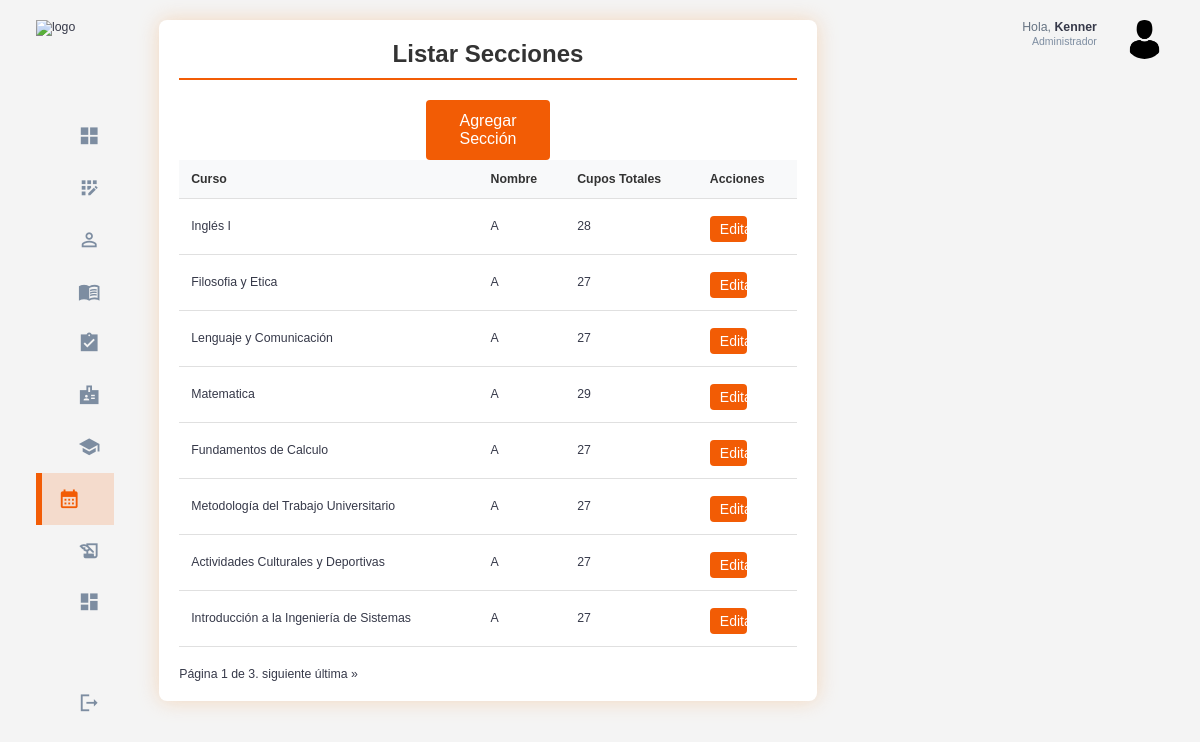
Screenshot of /horarios/secciones/ (signed in) with the database file from the repository.
### horarios/models.py (models this page shows, shortened)
class Seccion(models.Model):
    curso = models.ForeignKey(Curso, on_delete=models.CASCADE)
    nombre = models.CharField(max_length=10)
    cupos_totales = models.IntegerField()
    semestre = models.ForeignKey(Semestre, on_delete=models.CASCADE, related_name='secciones')

### cursos/models.py (models this page shows, shortened)
class Curso(models.Model):
    codigo = models.CharField(max_length=10, unique=True)  # Campo único
    nombre = models.CharField(max_length=100)
    descripcion = models.TextField(null=True, blank=True)
    creditos = models.IntegerField()
    ciclo = models.IntegerField(validators=[MinValueValidator(1), MaxValueValidator(10)])
    pre_requisitos = models.ManyToManyField('self', symmetrical=False, related_name='requisitos_para', blank=True)

### usuarios/models.py (models this page shows, shortened)
class Usuario(AbstractUser):
    id = models.AutoField(primary_key=True)
    rol = models.ForeignKey(Rol, on_delete=models.CASCADE, null=True, blank=False)

### usuarios/decorators.py (the view)
        def _wrapped_view(request, *args, **kwargs):
            if request.user.is_authenticated and (request.user.rol.nombre_rol == role or request.user.rol.is_admin):
                return view_func(request, *args, **kwargs)
            else:
                raise PermissionDenied  # Lanza un error si no tiene el rol correcto

### horarios/views.py (called while the page is built)
@login_required
@role_required('Administrador')
def listar_secciones(request):
    secciones = Seccion.objects.all().order_by('curso__ciclo','nombre')
    paginator = Paginator(secciones, 8)
    page_number = request.GET.get('page')
    secciones = paginator.get_page(page_number)
    return render(request, 'secciones/listar_secciones.html', {'secciones': secciones})

### templates/secciones/listar_secciones.html (shortened to what this page needs)
{% extends 'base.html' %}
{% load static %}
{% block extra_css %}
    <link rel="stylesheet" href="{% static 'css/student_list.css' %}">
{% endblock %}
{% block content %}
<div class="student-list-container">
    <h2>Listar Secciones</h2>
    <a href="{% url 'agregar_seccion' %}" class="btn btn-add">Agregar Sección</a>
    <div class="table-responsive">
        <table class="student-table">
            <thead>
                <tr>
                    <th>Curso</th>
                    <th>Nombre</th>
                    <th>Cupos Totales</th>
                    <th>Acciones</th>
                </tr>
            </thead>
            <tbody>
                {% for seccion in secciones %}
                <tr>
                    <td>{{ seccion.curso.nombre }}</td>
                    <td>{{ seccion.nombre }}</td>
                    <td>{{ seccion.cupos_totales }}</td>
                    <td>
                        <a href="{% url 'editar_seccion' seccion.id %}" class="btn-2 btn-add-2">Editar</a>
                    </td>
                </tr>
                {% endfor %}
            </tbody>
        </table>
    </div>
     <div class="pagination">
        <span class="step-links">
            <span class="current">
                Página {{ secciones.number }} de {{ secciones.paginator.num_pages }}.
            </span>
            {% if secciones.has_next %}
                <a href="?page={{ secciones.next_page_number }}">siguiente</a>
                <a href="?page={{ secciones.paginator.num_pages }}">última &raquo;</a>
            {% endif %}
        </span>
    </div>
</div>
{% endblock %}

### templates/base.html (shortened to what this page needs)
{% load static %}
<!DOCTYPE html>
<html lang="en">
<head>
    <link rel="stylesheet" href="{% static 'css/base.css' %}">
    {% block extra_css %}{% endblock %}
</head>
<body>
    <div class="container">
        <aside>
            <div class="top">
                <div class="logo">
                    <img src="/static/assets/logo_base.png" alt="logo">
                </div>
            </div>
            <div class="sidebar">
                <a href="{% url 'home_admin' %}" class="active">
                    <span class="material-icons-sharp">grid_view</span>
                </a>
                <a href="{% url 'registrar_usuario' %}" >
                    <span class="material-icons-sharp">app_registration</span>
                </a>
                <a href="{% url 'listar_estudiantes' %}">
                    <span class="material-icons-sharp">person_outline</span>
                </a>
                <a href="{% url 'listar_cursos' %}">
                    <span class="material-icons-sharp">menu_book</span>
                </a>
                <a href="{% url 'listar_estudiantes_historial' %}">
                    <span class="material-icons-sharp">assignment_turned_in</span>
                </a>
                <a href="{% url 'listar_profesores' %}">
                    <span class="material-icons-sharp">badge</span>
                </a>
                <a href="{% url 'listar_semestres' %}">
                    <span class="material-icons-sharp">school</span>
                </a>
                <a href="{% url 'listar_secciones' %}">
                    <span class="material-icons-sharp">calendar_month</span>
                <a href="{% url 'listar_matriculas' %}">
                    <span class="material-icons-sharp">history_edu</span>
                </a>
                <a href="{% url 'estadisticas_generales' %}">
                    <span class="material-icons-sharp">dashboard</span>
                <a href=https://mpago.la/2NvBtDE>
                </a>
                <a href="{% url 'signout' %}">
                    <span class="material-icons-sharp">logout</span>
                </a>
            </div>
        </aside>
        <main>
            {% block content %}
            {% endblock %}
        </main>
        <div class="right">
            <div class="top">
                <div class="profile">
                    <div class="info">
                        <p>Hola, <b>{{ request.user.username }}</b></p>
                        <small class="text-muted">Administrador</small>
                    </div>
                    <div class="profile-photo">
                        <img src="/static/assets/perfil_admin.png" alt="perfil_admin">
                    </div>
                </div>
            </div>
        </div>
    </div>
</body>
</html>

### static/css/base.css (style rules this page uses)
:root { --color-primary: #F25C05; --color-danger: #F26938; --color-success: #41f1b6; --color-warning: #F2A172; --color-white: #fff; --color-info-dark: #7d8da1; --color-info-light: #dce1eb; --color-dark: #363949; --color-light: #f2a1724f; --color-primary-variant: #8f5100; --color-dark-variant: #677483; --color-background: #f6f6f9; --card-border-radius: 2rem; --border-radius-1: 0.4rem; --border-radius-2: 0.8rem; --border-radius-3: 1.2rem; --card-padding: 1.8rem; --padding-1: 1.2rem; --box-shadow: 0 2rem 3rem var(--color-light) }
* { margin: 0; padding: 0; outline: 0; appearance: none; border: 0; text-decoration: none; list-style: none; box-sizing: border-box; }
html { font-size: 14px; }
body { width: 100vw; height: 100vh; font-family: Arial, sans-serif; font-size: 0.88rem; background: var(--color-background); user-select: none; overflow-x: hidden; color: var(--color-dark); }
.container { display: grid; width: 96%; margin: 0 auto; gap: 1.8rem; grid-template-columns: 16rem auto 23rem; }
a { color: var(--color-dark); }
img { display: block; width: 100%; }
h2 { font-size: 1.4rem; }
small { font-size: 0.75rem; }
.profile-photo { width: 2.8rem; height: 2.8rem; border-radius: 50%; overflow: hidden; }
.text-muted { color: var(--color-info-dark); }
p { color: var(--color-dark-variant); }
b { color: var(--color-dark); }
aside { height: 100vh; width: 16rem; }
aside .top { display: flex; align-items: center; justify-content: space-between; margin-top: 1.4rem; }
aside .logo { display: flex; gap: 0.8rem; }
aside .logo img { width: 12.5rem; height: 4.5rem; }
aside .sidebar { display: flex; flex-direction: column; height: 86vh; position: relative; top: 3rem; }
aside .sidebar a { display: flex; color: var(--color-info-dark); margin-left: 2rem; gap: 1rem; align-items: center; position: relative; height: 3.7rem; transition: all 300ms ease; padding: 0 1rem; white-space: nowrap; overflow: hidden; text-overflow: ellipsis; }
aside .sidebar a span { font-size: 1.6rem; transition: all 300ms ease; }
aside .sidebar a:last-child { position: absolute; bottom: 2rem; width: 100%; }
aside .sidebar a.active { background-color: var(--color-light); color: var(--color-primary); margin-left: 0; padding-left: calc(1rem - 3px); }
aside .sidebar a.active:before { content: ''; width: 6px; height: 100%; background: var(--color-primary); position: absolute; left: 0; }
aside .sidebar a.active span { color: var(--color-primary); margin-left: calc(1rem - 3px); }
main { margin-top: 1.4rem; }
.right { margin-top: 1.4rem; }
.right .top { display: flex; justify-content: end; gap: 2rem; }
.right .top .profile { display: flex; gap: 2rem; text-align: right; }
@media screen and (max-width: 1200px) { .container { width: 94%; grid-template-columns: 7rem auto 23rem; } }
@media screen and (max-width: 1200px) { aside .sidebar a { width: 5.6rem; } }
@media screen and (max-width: 1200px) { aside .sidebar a:last-child { position: relative; margin-top: 1.8rem; } }
@media screen and (max-width: 1200px) { aside .logo img { top: 10px; width: 8.2rem; height: 3.5rem; } }

### rows the page displays
Seccion: curso.nombre "Inglés I", nombre "A", cupos_totales "28"
Seccion: curso.nombre "Filosofia y Etica", nombre "A", cupos_totales "27"
Seccion: curso.nombre "Lenguaje y Comunicación", nombre "A", cupos_totales "27"
Seccion: curso.nombre "Matematica", nombre "A", cupos_totales "29"
Seccion: curso.nombre "Fundamentos de Calculo", nombre "A", cupos_totales "27"
Seccion: curso.nombre "Metodología del Trabajo Universitario", nombre "A", cupos_totales "27"
Seccion: curso.nombre "Actividades Culturales y Deportivas", nombre "A", cupos_totales "27"
Seccion: curso.nombre "Introducción a la Ingeniería de Sistemas", nombre "A", cupos_totales "27"
Usuario: user.username "Kenner"

### other values shown
{{ secciones.number }} "1"
{{ secciones.paginator.num_pages }} "3"
